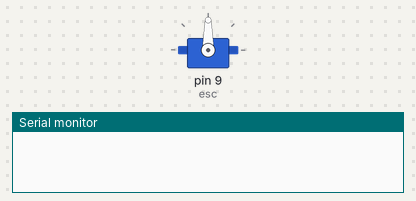
A sketch run on a simulated Arduino Uno, built with avr-gcc and run on an emulated ATmega328P. Shown: servo, the last lines printed to the serial monitor.

Above: at 0.1 s.
At 2.6 s:
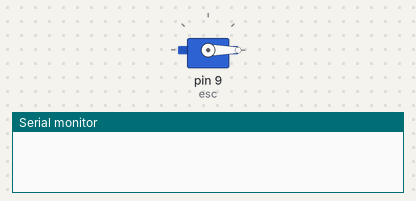
At 6.6 s:
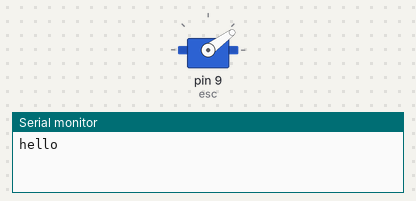
Timing chart, 0 to 8.1 s (numbered marks = the images above):
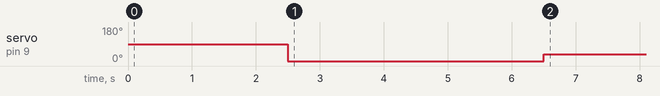

Measured:
- by itself, servo on pin 9 (esc): 90° → 0° at 2.5 s, → 36° 4.0 s later

The sketch:

____.ino
```cpp
#include <Servo.h>
Servo esc;

void setup()
{
esc.attach(9,1000,2000); // Specify the esc signal pin,Here as D9
delay(2500);
esc.writeMicroseconds(1000); // initialize the signal to 1000
delay(2000);
Serial.begin(9600);

}
void loop()
{
  Serial.print("hello");
  delay(2000);
  esc.writeMicroseconds(1200);
  delay(20000);
}
```
